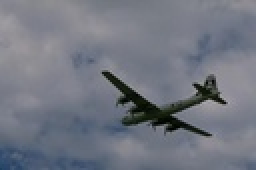
%> input picture Assignment4/GMM/3096_color.jpg, 128 x 85 px, shrunk from 481 x 321 before the run (shown 2 times larger)
$ octave GMM_ModelSelection.m   (GNU Octave 9; MATLAB toolbox functions it lacks are replaced by stand-ins)
%> lines starting %> are read from the running program, lines starting %| are printed output that depends on the picture
% Kieran McVeigh
% GMM two components
clear;

filenames{1,1} = '3096_color.jpg';
%filenames{1,2} = '42049_color.jpg';
cluster_list = [1,2,3,4,5,6,7,8,9,10];
cluster_list = [15,20,25,30];
for imageCounter = 1:1%size(filenames,2)
    %%data set up
    imdata = imread(filenames{1,imageCounter});
%> imdata is the input picture: size 85x128x3 uint8; mean R, G, B 114, 118.3, 129.3
    n_plot_cols=length(cluster_list)+1;
    figure(1), subplot(size(filenames,2),n_plot_cols,(imageCounter-1)*n_plot_cols+1), imshow(imdata);

    [R,C,D] = size(imdata); N = R*C; imdata = double(imdata);
%> after `[R,C,D] = size(imdata)`: R = 85; C = 128; D = 3
%> after `N = R*C`: N = 10880
    rowIndices = [1:R]'*ones(1,C); colIndices = ones(R,1)*[1:C];
    features = [rowIndices(:)';colIndices(:)']; % initialize with row and column indices
    for d = 1:D
        imdatad = imdata(:,:,d); % pick one color at a time
        features = [features;imdatad(:)'];
    end
%> this loop made 3 passes
%> pass 1, `imdatad = imdata(:,:,d);`:
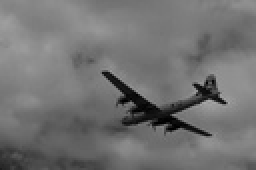
%> imdatad: size 85x128 double (shown 2 times larger); min 0, max 169, mean 114
%> pass 3, `imdatad = imdata(:,:,d);`:
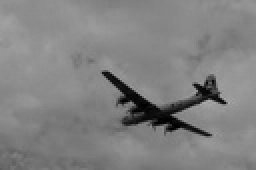
%> imdatad: size 85x128 double (shown 2 times larger); min 0, max 171, mean 129.3
    minf = min(features,[],2); maxf = max(features,[],2);
%> after `minf = min(features,[],2)`: minf = [1; 1; 0; 1; 0]
%> after `maxf = max(features,[],2)`: maxf = [85; 128; 169; 169; 171]
    ranges = maxf-minf;
%> ranges = [84; 127; 169; 168; 171]
    x = diag(ranges.^(-1))*(features-repmat(minf,1,N));
    x=x';
    n_samples = length(x);
%> n_samples = 10880
    n_features=5;
%> the run ends on the next line
    for n_clusters_idx=1:length(cluster_list)
% [47 lines not run here, left out]
function [log_like] = LogLikelihood(means,sigmas,x,priors)
    n_clusters = size(means,1);
    for cluster_idx=1:n_clusters
        sigmas(:,:,cluster_idx)=sigmas(:,:,cluster_idx)+eye(5)*.001;
        likelihood(:,cluster_idx) = mvnpdf(x,means(cluster_idx,:),sigmas(:,:,cluster_idx))*priors(cluster_idx);
    end
    log_like=sum(log(sum(likelihood,2)));
end
